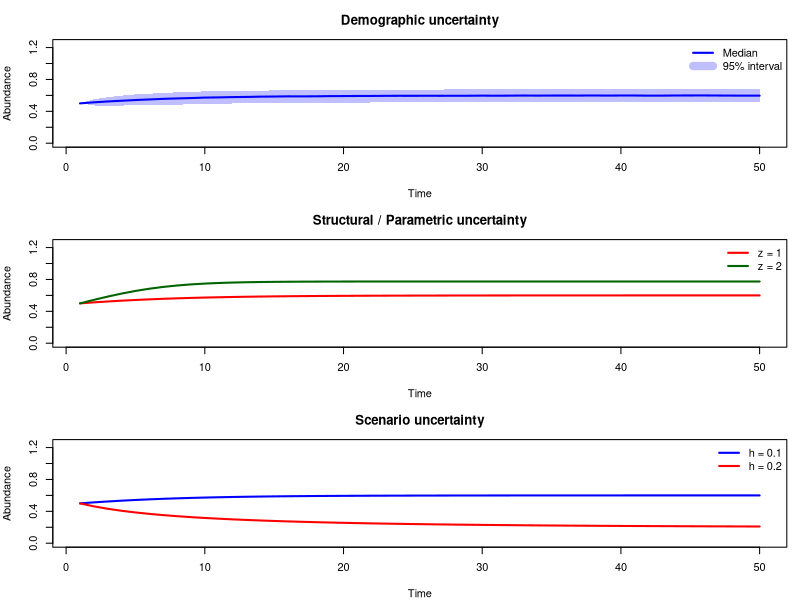

Source code (R):
r <- 0.25
h <- 0.1
st <- 0.25
K <- 1
TMax <- 50
NumReps <- 2500

simulate_population <- function(z, h, stochastic = TRUE) {
  
  N <- matrix(0.5, nrow = NumReps, ncol = TMax)
  
  for (i in 1:NumReps) {
    for (t in 1:(TMax - 1)) {
      
      if (stochastic) {
        rt <- r * (1 + rnorm(1) * st)
        ht <- h * (1 + rnorm(1) * st)
      } else {
        rt <- r
        ht <- h
      }
      
      N[i, t + 1] <- N[i, t] +
        rt * N[i, t] * (1 - (N[i, t] / K)^z) -
        ht * N[i, t]
    }
  }
  
  return(N)
}

tiff("Fishery_Uncertainty.tiff",
     width = 10,
     height = 8,
     units = "in",
     res = 300,
     compression = "lzw")

par(mfrow = c(3, 1), mar = c(4, 4, 3, 1))

# Demographic uncertainty

N_demo <- simulate_population(z = 1, h = 0.1, stochastic = TRUE)

Q_demo <- apply(N_demo, 2, quantile, probs = c(0.025, 0.5, 0.975))

plot(NA,
     ylim = c(0, 1.25),
     xlim = c(1, TMax),
     xlab = "Time",
     ylab = "Abundance",
     main = "Demographic uncertainty")

polygon(c(1:TMax, TMax:1),
        c(Q_demo[1,], rev(Q_demo[3,])),
        col = rgb(0, 0, 1, 0.25),
        border = NA)

lines(1:TMax, Q_demo[2,], col = "blue", lwd = 2)

legend("topright",
       legend = c("Median", "95% interval"),
       col = c("blue", rgb(0, 0, 1, 0.25)),
       lwd = c(2, 8),
       bty = "n")


# Structural / parametric uncertainty

N_z1 <- simulate_population(z = 1, h = 0.1, stochastic = FALSE)
N_z2 <- simulate_population(z = 2, h = 0.1, stochastic = FALSE)

plot(1:TMax, N_z1[1,],
     type = "l",
     ylim = c(0, 1.25),
     xlim = c(1, TMax),
     xlab = "Time",
     ylab = "Abundance",
     main = "Structural / Parametric uncertainty",
     col = "red",
     lwd = 2)

lines(1:TMax, N_z2[1,],
      col = "darkgreen",
      lwd = 2)

legend("topright",
       legend = c("z = 1", "z = 2"),
       col = c("red", "darkgreen"),
       lwd = 2,
       bty = "n")


# Scenario uncertainty

N_h01 <- simulate_population(z = 1, h = 0.1, stochastic = FALSE)
N_h02 <- simulate_population(z = 1, h = 0.2, stochastic = FALSE)

plot(1:TMax, N_h01[1,],
     type = "l",
     ylim = c(0, 1.25),
     xlim = c(1, TMax),
     xlab = "Time",
     ylab = "Abundance",
     main = "Scenario uncertainty",
     col = "blue",
     lwd = 2)

lines(1:TMax, N_h02[1,],
      col = "red",
      lwd = 2)

legend("topright",
       legend = c("h = 0.1", "h = 0.2"),
       col = c("blue", "red"),
       lwd = 2,
       bty = "n")

dev.off()
